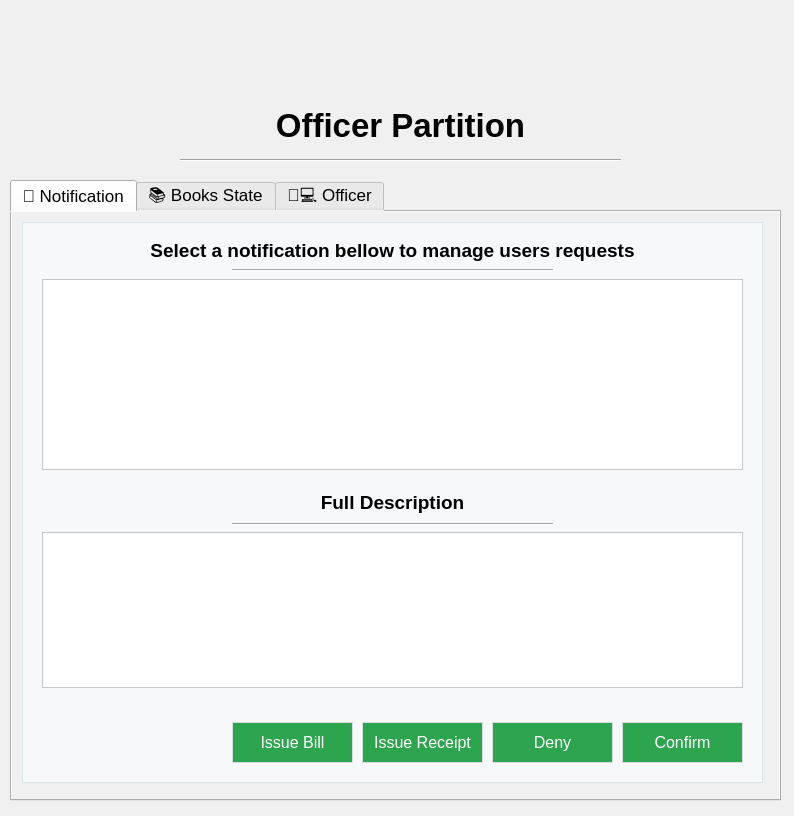
<?xml version="1.0" encoding="UTF-8"?>
<ui version="4.0">
 <class>OfficerWindow</class>
 <widget class="QDialog" name="OfficerWindow">
  <property name="geometry">
   <rect>
    <x>0</x>
    <y>0</y>
    <width>794</width>
    <height>816</height>
   </rect>
  </property>
  <property name="windowTitle">
   <string>Officer Partition</string>
  </property>
  <property name="styleSheet">
   <string notr="true">background-color:#F0F0F0;</string>
  </property>
  <widget class="QTabWidget" name="tabWidget">
   <property name="geometry">
    <rect>
     <x>10</x>
     <y>180</y>
     <width>771</width>
     <height>621</height>
    </rect>
   </property>
   <property name="font">
    <font>
     <family>Segoe UI</family>
     <pointsize>13</pointsize>
     <weight>50</weight>
     <bold>false</bold>
    </font>
   </property>
   <property name="tabPosition">
    <enum>QTabWidget::North</enum>
   </property>
   <property name="tabShape">
    <enum>QTabWidget::Rounded</enum>
   </property>
   <property name="currentIndex">
    <number>0</number>
   </property>
   <property name="iconSize">
    <size>
     <width>20</width>
     <height>20</height>
    </size>
   </property>
   <property name="elideMode">
    <enum>Qt::ElideNone</enum>
   </property>
   <property name="documentMode">
    <bool>false</bool>
   </property>
   <widget class="QWidget" name="tab_Notification">
    <attribute name="title">
     <string>🔔 Notification</string>
    </attribute>
    <widget class="QLabel" name="label_6">
     <property name="geometry">
      <rect>
       <x>40</x>
       <y>23</y>
       <width>681</width>
       <height>31</height>
      </rect>
     </property>
     <property name="font">
      <font>
       <family>Segoe UI</family>
       <pointsize>14</pointsize>
       <weight>75</weight>
       <bold>true</bold>
      </font>
     </property>
     <property name="styleSheet">
      <string notr="true">background-color:#F6F8FA</string>
     </property>
     <property name="text">
      <string>Select a notification bellow to manage users requests</string>
     </property>
     <property name="alignment">
      <set>Qt::AlignCenter</set>
     </property>
    </widget>
    <widget class="QTextBrowser" name="textBrowser">
     <property name="geometry">
      <rect>
       <x>30</x>
       <y>320</y>
       <width>701</width>
       <height>156</height>
      </rect>
     </property>
     <property name="font">
      <font>
       <family>Segoe UI</family>
       <pointsize>10</pointsize>
      </font>
     </property>
     <property name="statusTip">
      <string>Full description of notification</string>
     </property>
     <property name="styleSheet">
      <string notr="true">background-color:white</string>
     </property>
    </widget>
    <widget class="QListWidget" name="listWidget">
     <property name="geometry">
      <rect>
       <x>30</x>
       <y>67</y>
       <width>701</width>
       <height>191</height>
      </rect>
     </property>
     <property name="font">
      <font>
       <family>Segoe UI</family>
       <pointsize>11</pointsize>
       <weight>50</weight>
       <bold>false</bold>
      </font>
     </property>
     <property name="cursor" stdset="0">
      <cursorShape>PointingHandCursor</cursorShape>
     </property>
     <property name="statusTip">
      <string>Select a notification to manage</string>
     </property>
     <property name="styleSheet">
      <string notr="true">background-color:white</string>
     </property>
     <property name="alternatingRowColors">
      <bool>true</bool>
     </property>
     <property name="isWrapping" stdset="0">
      <bool>false</bool>
     </property>
     <property name="spacing">
      <number>5</number>
     </property>
    </widget>
    <widget class="QFrame" name="frame">
     <property name="geometry">
      <rect>
       <x>10</x>
       <y>10</y>
       <width>741</width>
       <height>561</height>
      </rect>
     </property>
     <property name="font">
      <font>
       <family>Segoe UI</family>
       <pointsize>8</pointsize>
       <weight>50</weight>
       <bold>false</bold>
      </font>
     </property>
     <property name="styleSheet">
      <string notr="true">background-color:#F6F8FA;border-radius:0.7em;border :1px solid #DAE5EA;</string>
     </property>
     <property name="frameShape">
      <enum>QFrame::Panel</enum>
     </property>
     <property name="frameShadow">
      <enum>QFrame::Plain</enum>
     </property>
     <property name="lineWidth">
      <number>2</number>
     </property>
     <property name="midLineWidth">
      <number>4</number>
     </property>
     <widget class="QPushButton" name="pushButton_issue_bill">
      <property name="geometry">
       <rect>
        <x>210</x>
        <y>500</y>
        <width>121</width>
        <height>41</height>
       </rect>
      </property>
      <property name="font">
       <font>
        <family>Segoe UI</family>
        <pointsize>12</pointsize>
       </font>
      </property>
      <property name="cursor">
       <cursorShape>PointingHandCursor</cursorShape>
      </property>
      <property name="statusTip">
       <string>Click to issue bill ...</string>
      </property>
      <property name="styleSheet">
       <string notr="true">border-radius:0.4em;border :1px solid #D7DDE3;background-color:#2DA44E;color:white</string>
      </property>
      <property name="text">
       <string>Issue Bill</string>
      </property>
     </widget>
     <widget class="QPushButton" name="pushButton_confirm">
      <property name="geometry">
       <rect>
        <x>600</x>
        <y>500</y>
        <width>121</width>
        <height>41</height>
       </rect>
      </property>
      <property name="font">
       <font>
        <family>Segoe UI</family>
        <pointsize>12</pointsize>
       </font>
      </property>
      <property name="cursor">
       <cursorShape>PointingHandCursor</cursorShape>
      </property>
      <property name="statusTip">
       <string>Click to confirm notification ...</string>
      </property>
      <property name="styleSheet">
       <string notr="true">border-radius:0.4em;border :1px solid #D7DDE3;background-color:#2DA44E;color:white</string>
      </property>
      <property name="text">
       <string>Confirm</string>
      </property>
     </widget>
     <widget class="QPushButton" name="pushButton_issue_receipt">
      <property name="geometry">
       <rect>
        <x>340</x>
        <y>500</y>
        <width>121</width>
        <height>41</height>
       </rect>
      </property>
      <property name="font">
       <font>
        <family>Segoe UI</family>
        <pointsize>12</pointsize>
       </font>
      </property>
      <property name="cursor">
       <cursorShape>PointingHandCursor</cursorShape>
      </property>
      <property name="statusTip">
       <string>Click to issue receipt ...</string>
      </property>
      <property name="styleSheet">
       <string notr="true">border-radius:0.4em;border :1px solid #D7DDE3;background-color:#2DA44E;color:white</string>
      </property>
      <property name="text">
       <string>Issue Receipt</string>
      </property>
     </widget>
     <widget class="QPushButton" name="pushButton_deny">
      <property name="geometry">
       <rect>
        <x>470</x>
        <y>500</y>
        <width>121</width>
        <height>41</height>
       </rect>
      </property>
      <property name="font">
       <font>
        <family>Segoe UI</family>
        <pointsize>12</pointsize>
       </font>
      </property>
      <property name="cursor">
       <cursorShape>PointingHandCursor</cursorShape>
      </property>
      <property name="statusTip">
       <string>Click to confirm notification ...</string>
      </property>
      <property name="styleSheet">
       <string notr="true">border-radius:0.4em;border :1px solid #D7DDE3;background-color:#2DA44E;color:white</string>
      </property>
      <property name="text">
       <string>Deny</string>
      </property>
     </widget>
    </widget>
    <widget class="QLabel" name="label_7">
     <property name="geometry">
      <rect>
       <x>40</x>
       <y>275</y>
       <width>681</width>
       <height>31</height>
      </rect>
     </property>
     <property name="font">
      <font>
       <family>Segoe UI</family>
       <pointsize>14</pointsize>
       <weight>75</weight>
       <bold>true</bold>
      </font>
     </property>
     <property name="styleSheet">
      <string notr="true">background-color:#F6F8FA</string>
     </property>
     <property name="text">
      <string>Full Description</string>
     </property>
     <property name="alignment">
      <set>Qt::AlignCenter</set>
     </property>
    </widget>
    <widget class="Line" name="line_2">
     <property name="geometry">
      <rect>
       <x>220</x>
       <y>50</y>
       <width>321</width>
       <height>16</height>
      </rect>
     </property>
     <property name="styleSheet">
      <string notr="true">background-color:#F6F8FA</string>
     </property>
     <property name="orientation">
      <enum>Qt::Horizontal</enum>
     </property>
    </widget>
    <widget class="Line" name="line_4">
     <property name="geometry">
      <rect>
       <x>220</x>
       <y>304</y>
       <width>321</width>
       <height>16</height>
      </rect>
     </property>
     <property name="styleSheet">
      <string notr="true">background-color:#F6F8FA</string>
     </property>
     <property name="orientation">
      <enum>Qt::Horizontal</enum>
     </property>
    </widget>
    <widget class="QLabel" name="label_error">
     <property name="geometry">
      <rect>
       <x>30</x>
       <y>480</y>
       <width>711</width>
       <height>20</height>
      </rect>
     </property>
     <property name="font">
      <font>
       <family>Segoe UI</family>
       <pointsize>9</pointsize>
       <weight>50</weight>
       <bold>false</bold>
      </font>
     </property>
     <property name="styleSheet">
      <string notr="true">background-color:#F6F8FA;color:red</string>
     </property>
     <property name="text">
      <string/>
     </property>
    </widget>
    <zorder>frame</zorder>
    <zorder>label_6</zorder>
    <zorder>textBrowser</zorder>
    <zorder>listWidget</zorder>
    <zorder>label_7</zorder>
    <zorder>line_2</zorder>
    <zorder>line_4</zorder>
    <zorder>label_error</zorder>
   </widget>
   <widget class="QWidget" name="tab_Books_State">
    <attribute name="title">
     <string>📚 Books State</string>
    </attribute>
    <widget class="QTableWidget" name="tableWidget_books">
     <property name="geometry">
      <rect>
       <x>20</x>
       <y>160</y>
       <width>721</width>
       <height>391</height>
      </rect>
     </property>
     <property name="font">
      <font>
       <family>Segoe UI</family>
       <pointsize>10</pointsize>
       <weight>50</weight>
       <bold>false</bold>
      </font>
     </property>
     <property name="styleSheet">
      <string notr="true">background-color:#FAFAFA</string>
     </property>
     <property name="autoScrollMargin">
      <number>20</number>
     </property>
     <property name="editTriggers">
      <set>QAbstractItemView::NoEditTriggers</set>
     </property>
     <property name="alternatingRowColors">
      <bool>true</bool>
     </property>
     <property name="selectionBehavior">
      <enum>QAbstractItemView::SelectRows</enum>
     </property>
     <property name="gridStyle">
      <enum>Qt::CustomDashLine</enum>
     </property>
     <property name="sortingEnabled">
      <bool>true</bool>
     </property>
     <attribute name="horizontalHeaderCascadingSectionResizes">
      <bool>false</bool>
     </attribute>
     <attribute name="horizontalHeaderMinimumSectionSize">
      <number>40</number>
     </attribute>
     <attribute name="horizontalHeaderDefaultSectionSize">
      <number>100</number>
     </attribute>
     <attribute name="horizontalHeaderHighlightSections">
      <bool>true</bool>
     </attribute>
     <attribute name="horizontalHeaderShowSortIndicator" stdset="0">
      <bool>true</bool>
     </attribute>
     <attribute name="horizontalHeaderStretchLastSection">
      <bool>true</bool>
     </attribute>
     <attribute name="verticalHeaderCascadingSectionResizes">
      <bool>false</bool>
     </attribute>
     <attribute name="verticalHeaderMinimumSectionSize">
      <number>30</number>
     </attribute>
     <attribute name="verticalHeaderDefaultSectionSize">
      <number>38</number>
     </attribute>
     <attribute name="verticalHeaderShowSortIndicator" stdset="0">
      <bool>false</bool>
     </attribute>
     <attribute name="verticalHeaderStretchLastSection">
      <bool>false</bool>
     </attribute>
     <column>
      <property name="text">
       <string>📕 Name</string>
      </property>
     </column>
     <column>
      <property name="text">
       <string>👩🏻‍🎓 Author</string>
      </property>
     </column>
     <column>
      <property name="text">
       <string>🧾 State</string>
      </property>
     </column>
     <column>
      <property name="text">
       <string>🤙🏻 Reserved</string>
      </property>
     </column>
     <column>
      <property name="text">
       <string>👋🏻 Borrowed</string>
      </property>
     </column>
     <column>
      <property name="text">
       <string>📅 Borrowed</string>
      </property>
     </column>
     <column>
      <property name="text">
       <string>📅 Return</string>
      </property>
     </column>
    </widget>
    <widget class="QComboBox" name="comboBox_books">
     <property name="geometry">
      <rect>
       <x>240</x>
       <y>110</y>
       <width>231</width>
       <height>31</height>
      </rect>
     </property>
     <property name="font">
      <font>
       <family>Segoe UI</family>
       <pointsize>10</pointsize>
       <weight>50</weight>
       <bold>false</bold>
      </font>
     </property>
     <property name="cursor">
      <cursorShape>PointingHandCursor</cursorShape>
     </property>
     <property name="statusTip">
      <string>Select a book state to show books on table</string>
     </property>
     <property name="styleSheet">
      <string notr="true">background-color:white</string>
     </property>
     <item>
      <property name="text">
       <string>Available</string>
      </property>
     </item>
     <item>
      <property name="text">
       <string>Borrowed</string>
      </property>
     </item>
     <item>
      <property name="text">
       <string>Reserved</string>
      </property>
     </item>
    </widget>
    <widget class="QFrame" name="frame_2">
     <property name="geometry">
      <rect>
       <x>10</x>
       <y>10</y>
       <width>741</width>
       <height>561</height>
      </rect>
     </property>
     <property name="font">
      <font>
       <family>Segoe UI</family>
       <pointsize>8</pointsize>
       <weight>50</weight>
       <bold>false</bold>
      </font>
     </property>
     <property name="styleSheet">
      <string notr="true">background-color:#F6F8FA;border-radius:0.7em;border :1px solid #DAE5EA;</string>
     </property>
     <property name="frameShape">
      <enum>QFrame::Panel</enum>
     </property>
     <property name="frameShadow">
      <enum>QFrame::Plain</enum>
     </property>
     <property name="lineWidth">
      <number>2</number>
     </property>
     <property name="midLineWidth">
      <number>4</number>
     </property>
    </widget>
    <widget class="QLabel" name="label_9">
     <property name="geometry">
      <rect>
       <x>30</x>
       <y>110</y>
       <width>201</width>
       <height>31</height>
      </rect>
     </property>
     <property name="font">
      <font>
       <family>Segoe UI</family>
       <pointsize>12</pointsize>
       <weight>75</weight>
       <bold>true</bold>
      </font>
     </property>
     <property name="styleSheet">
      <string notr="true">background-color:#F6F8FA</string>
     </property>
     <property name="text">
      <string>Books with statement:</string>
     </property>
     <property name="alignment">
      <set>Qt::AlignLeading|Qt::AlignLeft|Qt::AlignTop</set>
     </property>
    </widget>
    <widget class="Line" name="line_3">
     <property name="geometry">
      <rect>
       <x>220</x>
       <y>70</y>
       <width>321</width>
       <height>16</height>
      </rect>
     </property>
     <property name="styleSheet">
      <string notr="true">background-color:#F6F8FA</string>
     </property>
     <property name="orientation">
      <enum>Qt::Horizontal</enum>
     </property>
    </widget>
    <widget class="QLabel" name="label_8">
     <property name="geometry">
      <rect>
       <x>40</x>
       <y>40</y>
       <width>681</width>
       <height>31</height>
      </rect>
     </property>
     <property name="font">
      <font>
       <family>Segoe UI</family>
       <pointsize>14</pointsize>
       <weight>75</weight>
       <bold>true</bold>
      </font>
     </property>
     <property name="styleSheet">
      <string notr="true">background-color:#F6F8FA</string>
     </property>
     <property name="text">
      <string>Select a state from combobox bellow to see the related books</string>
     </property>
     <property name="alignment">
      <set>Qt::AlignCenter</set>
     </property>
    </widget>
    <zorder>frame_2</zorder>
    <zorder>tableWidget_books</zorder>
    <zorder>comboBox_books</zorder>
    <zorder>label_9</zorder>
    <zorder>line_3</zorder>
    <zorder>label_8</zorder>
   </widget>
   <widget class="QWidget" name="tab_Officer">
    <attribute name="title">
     <string>👩‍💻 Officer</string>
    </attribute>
    <widget class="QLineEdit" name="lineEdit_password">
     <property name="geometry">
      <rect>
       <x>30</x>
       <y>250</y>
       <width>341</width>
       <height>41</height>
      </rect>
     </property>
     <property name="font">
      <font>
       <family>Segoe UI</family>
       <pointsize>13</pointsize>
       <weight>50</weight>
       <bold>false</bold>
      </font>
     </property>
     <property name="statusTip">
      <string>Enter a password</string>
     </property>
     <property name="styleSheet">
      <string notr="true">border-radius:0.4em;border :1px solid #D7DDE3;</string>
     </property>
     <property name="echoMode">
      <enum>QLineEdit::Password</enum>
     </property>
     <property name="clearButtonEnabled">
      <bool>true</bool>
     </property>
    </widget>
    <widget class="QLabel" name="label_2">
     <property name="geometry">
      <rect>
       <x>30</x>
       <y>220</y>
       <width>151</width>
       <height>21</height>
      </rect>
     </property>
     <property name="font">
      <font>
       <family>Segoe UI</family>
       <pointsize>12</pointsize>
       <weight>50</weight>
       <bold>false</bold>
      </font>
     </property>
     <property name="styleSheet">
      <string notr="true">background-color:#F6F8FA</string>
     </property>
     <property name="text">
      <string>Password</string>
     </property>
    </widget>
    <widget class="QLabel" name="label">
     <property name="geometry">
      <rect>
       <x>30</x>
       <y>100</y>
       <width>241</width>
       <height>21</height>
      </rect>
     </property>
     <property name="font">
      <font>
       <family>Segoe UI</family>
       <pointsize>12</pointsize>
       <weight>50</weight>
       <bold>false</bold>
      </font>
     </property>
     <property name="styleSheet">
      <string notr="true">background-color:#F6F8FA</string>
     </property>
     <property name="text">
      <string>Username</string>
     </property>
    </widget>
    <widget class="QLineEdit" name="lineEdit_full_name">
     <property name="geometry">
      <rect>
       <x>390</x>
       <y>130</y>
       <width>341</width>
       <height>41</height>
      </rect>
     </property>
     <property name="font">
      <font>
       <family>Segoe UI</family>
       <pointsize>13</pointsize>
       <weight>50</weight>
       <bold>false</bold>
      </font>
     </property>
     <property name="statusTip">
      <string>Enter your full name</string>
     </property>
     <property name="styleSheet">
      <string notr="true">border-radius:0.4em;border :1px solid #D7DDE3;</string>
     </property>
     <property name="clearButtonEnabled">
      <bool>true</bool>
     </property>
    </widget>
    <widget class="QLabel" name="label_5">
     <property name="geometry">
      <rect>
       <x>390</x>
       <y>100</y>
       <width>161</width>
       <height>21</height>
      </rect>
     </property>
     <property name="font">
      <font>
       <family>Segoe UI</family>
       <pointsize>12</pointsize>
       <weight>50</weight>
       <bold>false</bold>
      </font>
     </property>
     <property name="styleSheet">
      <string notr="true">background-color:#F6F8FA</string>
     </property>
     <property name="text">
      <string>Full Name</string>
     </property>
    </widget>
    <widget class="QFrame" name="frame_3">
     <property name="geometry">
      <rect>
       <x>10</x>
       <y>10</y>
       <width>741</width>
       <height>521</height>
      </rect>
     </property>
     <property name="font">
      <font>
       <family>Segoe UI</family>
       <pointsize>13</pointsize>
       <weight>50</weight>
       <bold>false</bold>
      </font>
     </property>
     <property name="styleSheet">
      <string notr="true">background-color:#F6F8FA;border-radius:0.7em;border :1px solid #D9DFE5;</string>
     </property>
     <property name="frameShape">
      <enum>QFrame::Panel</enum>
     </property>
     <property name="frameShadow">
      <enum>QFrame::Plain</enum>
     </property>
     <property name="lineWidth">
      <number>2</number>
     </property>
     <property name="midLineWidth">
      <number>4</number>
     </property>
     <widget class="QPushButton" name="pushButton_create_officer">
      <property name="geometry">
       <rect>
        <x>290</x>
        <y>450</y>
        <width>161</width>
        <height>41</height>
       </rect>
      </property>
      <property name="font">
       <font>
        <family>Segoe UI</family>
        <pointsize>12</pointsize>
       </font>
      </property>
      <property name="cursor">
       <cursorShape>PointingHandCursor</cursorShape>
      </property>
      <property name="statusTip">
       <string>Click to create an officer ...</string>
      </property>
      <property name="styleSheet">
       <string notr="true">border-radius:0.4em;border :1px solid #D7DDE3;background-color:#2DA44E;color:white</string>
      </property>
      <property name="text">
       <string>Create An Officer</string>
      </property>
     </widget>
    </widget>
    <widget class="QLabel" name="label_4">
     <property name="geometry">
      <rect>
       <x>390</x>
       <y>220</y>
       <width>161</width>
       <height>21</height>
      </rect>
     </property>
     <property name="font">
      <font>
       <family>Segoe UI</family>
       <pointsize>12</pointsize>
       <weight>50</weight>
       <bold>false</bold>
      </font>
     </property>
     <property name="styleSheet">
      <string notr="true">background-color:#F6F8FA</string>
     </property>
     <property name="text">
      <string>Confirm Password</string>
     </property>
    </widget>
    <widget class="QLineEdit" name="lineEdit_username">
     <property name="geometry">
      <rect>
       <x>30</x>
       <y>130</y>
       <width>341</width>
       <height>41</height>
      </rect>
     </property>
     <property name="font">
      <font>
       <family>Segoe UI</family>
       <pointsize>13</pointsize>
       <weight>50</weight>
       <bold>false</bold>
      </font>
     </property>
     <property name="statusTip">
      <string>Enter your username</string>
     </property>
     <property name="styleSheet">
      <string notr="true">border-radius:0.4em;border :1px solid #D7DDE3;</string>
     </property>
     <property name="text">
      <string/>
     </property>
     <property name="clearButtonEnabled">
      <bool>true</bool>
     </property>
    </widget>
    <widget class="QLineEdit" name="lineEdit_phone">
     <property name="geometry">
      <rect>
       <x>390</x>
       <y>370</y>
       <width>341</width>
       <height>41</height>
      </rect>
     </property>
     <property name="font">
      <font>
       <family>Segoe UI</family>
       <pointsize>13</pointsize>
       <weight>50</weight>
       <bold>false</bold>
      </font>
     </property>
     <property name="statusTip">
      <string>Enter your phone number</string>
     </property>
     <property name="styleSheet">
      <string notr="true">border-radius:0.4em;border :1px solid #D7DDE3;</string>
     </property>
     <property name="clearButtonEnabled">
      <bool>true</bool>
     </property>
    </widget>
    <widget class="QLabel" name="label_11">
     <property name="geometry">
      <rect>
       <x>390</x>
       <y>340</y>
       <width>161</width>
       <height>21</height>
      </rect>
     </property>
     <property name="font">
      <font>
       <family>Segoe UI</family>
       <pointsize>12</pointsize>
       <weight>50</weight>
       <bold>false</bold>
      </font>
     </property>
     <property name="styleSheet">
      <string notr="true">background-color:#F6F8FA</string>
     </property>
     <property name="text">
      <string>Phone Number</string>
     </property>
    </widget>
    <widget class="QLabel" name="label_10">
     <property name="geometry">
      <rect>
       <x>30</x>
       <y>340</y>
       <width>161</width>
       <height>21</height>
      </rect>
     </property>
     <property name="font">
      <font>
       <family>Segoe UI</family>
       <pointsize>12</pointsize>
       <weight>50</weight>
       <bold>false</bold>
      </font>
     </property>
     <property name="styleSheet">
      <string notr="true">background-color:#F6F8FA</string>
     </property>
     <property name="text">
      <string>Email Address</string>
     </property>
    </widget>
    <widget class="QLineEdit" name="lineEdit_email">
     <property name="geometry">
      <rect>
       <x>30</x>
       <y>370</y>
       <width>341</width>
       <height>41</height>
      </rect>
     </property>
     <property name="font">
      <font>
       <family>Segoe UI</family>
       <pointsize>13</pointsize>
       <weight>50</weight>
       <bold>false</bold>
      </font>
     </property>
     <property name="statusTip">
      <string>Enter your email address</string>
     </property>
     <property name="styleSheet">
      <string notr="true">border-radius:0.4em;border :1px solid #D7DDE3;</string>
     </property>
     <property name="clearButtonEnabled">
      <bool>true</bool>
     </property>
    </widget>
    <widget class="QLineEdit" name="lineEdit_password_2">
     <property name="geometry">
      <rect>
       <x>390</x>
       <y>250</y>
       <width>341</width>
       <height>41</height>
      </rect>
     </property>
     <property name="font">
      <font>
       <family>Segoe UI</family>
       <pointsize>13</pointsize>
       <weight>50</weight>
       <bold>false</bold>
      </font>
     </property>
     <property name="statusTip">
      <string>Confirm the password</string>
     </property>
     <property name="styleSheet">
      <string notr="true">border-radius:0.4em;border :1px solid #D7DDE3;</string>
     </property>
     <property name="echoMode">
      <enum>QLineEdit::Password</enum>
     </property>
     <property name="clearButtonEnabled">
      <bool>true</bool>
     </property>
    </widget>
    <widget class="Line" name="line_6">
     <property name="geometry">
      <rect>
       <x>220</x>
       <y>70</y>
       <width>321</width>
       <height>16</height>
      </rect>
     </property>
     <property name="styleSheet">
      <string notr="true">background-color:#F6F8FA</string>
     </property>
     <property name="orientation">
      <enum>Qt::Horizontal</enum>
     </property>
    </widget>
    <widget class="QLabel" name="label_14">
     <property name="geometry">
      <rect>
       <x>240</x>
       <y>40</y>
       <width>281</width>
       <height>31</height>
      </rect>
     </property>
     <property name="font">
      <font>
       <family>Segoe UI</family>
       <pointsize>14</pointsize>
       <weight>75</weight>
       <bold>true</bold>
      </font>
     </property>
     <property name="styleSheet">
      <string notr="true">background-color:#F6F8FA</string>
     </property>
     <property name="text">
      <string>Create a new officer</string>
     </property>
     <property name="alignment">
      <set>Qt::AlignCenter</set>
     </property>
    </widget>
    <widget class="QLabel" name="label_error_2">
     <property name="geometry">
      <rect>
       <x>30</x>
       <y>420</y>
       <width>701</width>
       <height>21</height>
      </rect>
     </property>
     <property name="font">
      <font>
       <family>Segoe UI</family>
       <pointsize>10</pointsize>
       <weight>50</weight>
       <bold>false</bold>
      </font>
     </property>
     <property name="styleSheet">
      <string notr="true">background-color:#F6F8FA;color:red</string>
     </property>
     <property name="text">
      <string/>
     </property>
    </widget>
    <zorder>frame_3</zorder>
    <zorder>lineEdit_password</zorder>
    <zorder>label_2</zorder>
    <zorder>label</zorder>
    <zorder>lineEdit_full_name</zorder>
    <zorder>label_5</zorder>
    <zorder>label_4</zorder>
    <zorder>lineEdit_username</zorder>
    <zorder>lineEdit_phone</zorder>
    <zorder>label_11</zorder>
    <zorder>label_10</zorder>
    <zorder>lineEdit_email</zorder>
    <zorder>lineEdit_password_2</zorder>
    <zorder>line_6</zorder>
    <zorder>label_14</zorder>
    <zorder>label_error_2</zorder>
   </widget>
  </widget>
  <widget class="Line" name="line">
   <property name="geometry">
    <rect>
     <x>180</x>
     <y>150</y>
     <width>441</width>
     <height>20</height>
    </rect>
   </property>
   <property name="orientation">
    <enum>Qt::Horizontal</enum>
   </property>
  </widget>
  <widget class="QLabel" name="label_logo">
   <property name="geometry">
    <rect>
     <x>20</x>
     <y>10</y>
     <width>761</width>
     <height>91</height>
    </rect>
   </property>
   <property name="font">
    <font>
     <family>Segoe UI</family>
     <pointsize>15</pointsize>
    </font>
   </property>
   <property name="text">
    <string/>
   </property>
   <property name="alignment">
    <set>Qt::AlignCenter</set>
   </property>
  </widget>
  <widget class="QLabel" name="label_3">
   <property name="geometry">
    <rect>
     <x>20</x>
     <y>105</y>
     <width>761</width>
     <height>41</height>
    </rect>
   </property>
   <property name="font">
    <font>
     <family>Segoe UI</family>
     <pointsize>25</pointsize>
     <weight>75</weight>
     <bold>true</bold>
    </font>
   </property>
   <property name="text">
    <string>Officer Partition</string>
   </property>
   <property name="alignment">
    <set>Qt::AlignCenter</set>
   </property>
  </widget>
 </widget>
 <tabstops>
  <tabstop>tabWidget</tabstop>
  <tabstop>listWidget</tabstop>
  <tabstop>textBrowser</tabstop>
  <tabstop>pushButton_confirm</tabstop>
  <tabstop>pushButton_deny</tabstop>
  <tabstop>pushButton_issue_receipt</tabstop>
  <tabstop>pushButton_issue_bill</tabstop>
  <tabstop>comboBox_books</tabstop>
  <tabstop>tableWidget_books</tabstop>
  <tabstop>lineEdit_username</tabstop>
  <tabstop>lineEdit_full_name</tabstop>
  <tabstop>lineEdit_password</tabstop>
  <tabstop>lineEdit_password_2</tabstop>
  <tabstop>lineEdit_email</tabstop>
  <tabstop>lineEdit_phone</tabstop>
  <tabstop>pushButton_create_officer</tabstop>
 </tabstops>
 <resources/>
 <connections/>
</ui>
